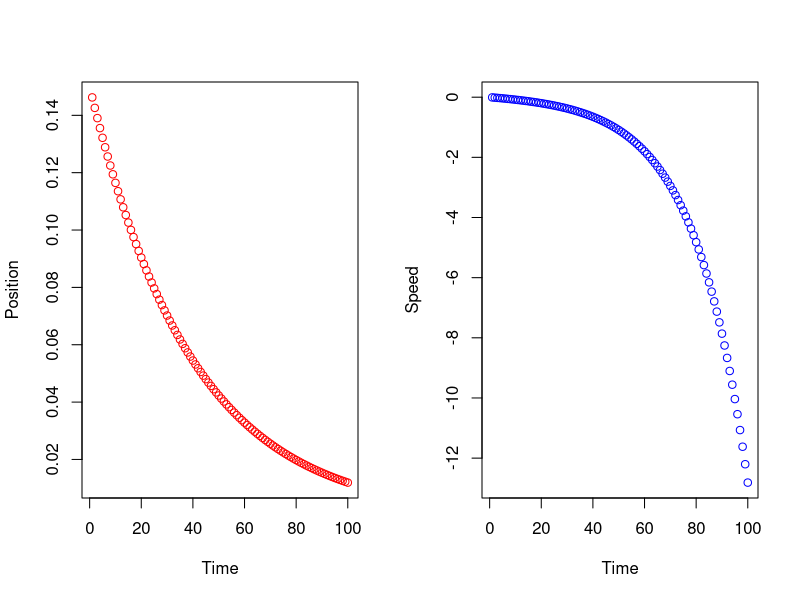

Write R code to recreate this figure.
# 17.
# Напишите функцию рисующую текстом барплот для заданного вектора (вертикально). 
# Максимальная высота, символ для отрисовки и разделитель между колонками — 
# параметры функции
# textBarplot(c(1,3,2), pch=“*“, sep=“ “, max.height=6)
#     *
#     *
#     * *
#     * *
#   * * *
#   * * *

textBarplot = function(vals, pch, sep, mh) {
 # Найдем шаг графика 
 mv = max(vals)
 st = mh / mv
 
 # Домножим вектор на шаг, найдем новый максимум
 vals = vals * st
 
 # Перевернем барплот
 vals = mh - vals
 
 for(v in 1:mh) {
   cat(ifelse(ifelse(vals <= 0, 1, 0) == 0, sep, pch)) 
   cat('\n')
   vals = vals - 1
 }
}

textBarplot(c(1, 3, 2, 4), '*', ' ', 12)

# 13.
# Напишите функцию моделирующую движение грузика подвешенного на пружинке в невесомости. 
#
# На грузик действует: 
# 1. сила упругости пружинки (-x*k, где x — смещение а k — коэффициент упругости) 
# 2. сила сопротивления среды (-v*f, где v — скорость, а f — коэффициент сопротивления среды). 
# 
# Функция моделирует движение временными шагами постоянной протяжённости t. 
# Функция возвращает положение и скорость в каждый момент времени. 
#
# Начальное смещение x, k, f, t и n — число шагов — параметры функции. 
# Нарисуйте зависимость положения груза от времени.

myfun = function(x0, k, f, t, n) {
  v0 = 0 # начальная скорость равна 0
  sv = numeric(n) # преаллоцируем вектор для более быстрой работы
  sp = numeric(n) 
  
  for(i in 1:n) {
    np = x0 - x0 * k # рассчитываем следующую позицию
    nv = v0 + (-(np -v0) * f) 
    
    sv[i] = nv
    sp[i] = np
    
    x0 = np
    v0 = nv
  }
  
  par(mfrow=c(1,2)) 
  plot(x = seq(1, n*t, t), 
       y = sp, col = 'red', 
       xlab="Time", 
       ylab="Position",
       type='b')
  plot(x = seq(1, n*t, t), 
       y = sv, 
       col = 'blue',
       xlab="Time",
       ylab="Speed",
       type='b')
}  

myfun(0.15, 0.025, 0.05, 1, 100)
